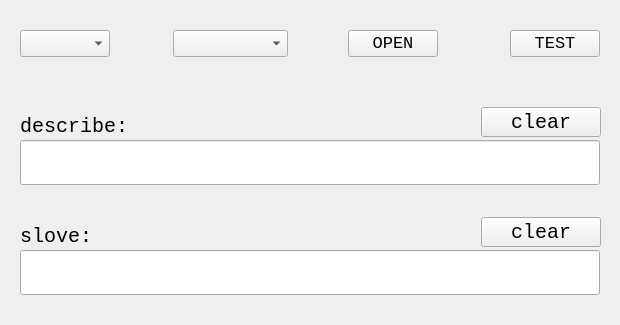
<?xml version="1.0" encoding="UTF-8"?>
<ui version="4.0">
 <class>WidgetClass</class>
 <widget class="QWidget" name="WidgetClass">
  <property name="geometry">
   <rect>
    <x>0</x>
    <y>0</y>
    <width>620</width>
    <height>325</height>
   </rect>
  </property>
  <property name="minimumSize">
   <size>
    <width>620</width>
    <height>325</height>
   </size>
  </property>
  <property name="maximumSize">
   <size>
    <width>620</width>
    <height>325</height>
   </size>
  </property>
  <property name="font">
   <font>
    <pointsize>12</pointsize>
   </font>
  </property>
  <property name="windowTitle">
   <string>Widget</string>
  </property>
  <widget class="QPushButton" name="pushButton_open_com">
   <property name="geometry">
    <rect>
     <x>348</x>
     <y>30</y>
     <width>90</width>
     <height>27</height>
    </rect>
   </property>
   <property name="font">
    <font>
     <family>Consolas</family>
     <pointsize>13</pointsize>
    </font>
   </property>
   <property name="text">
    <string>OPEN</string>
   </property>
  </widget>
  <widget class="QPushButton" name="pushButton_test_network">
   <property name="geometry">
    <rect>
     <x>510</x>
     <y>30</y>
     <width>90</width>
     <height>27</height>
    </rect>
   </property>
   <property name="font">
    <font>
     <family>Consolas</family>
     <pointsize>13</pointsize>
    </font>
   </property>
   <property name="text">
    <string>TEST</string>
   </property>
  </widget>
  <widget class="QPushButton" name="pushButton_clear_discr">
   <property name="geometry">
    <rect>
     <x>481</x>
     <y>107</y>
     <width>120</width>
     <height>30</height>
    </rect>
   </property>
   <property name="font">
    <font>
     <family>Consolas</family>
     <pointsize>15</pointsize>
    </font>
   </property>
   <property name="text">
    <string>clear</string>
   </property>
  </widget>
  <widget class="QPushButton" name="pushButton_clear_sloving">
   <property name="geometry">
    <rect>
     <x>481</x>
     <y>217</y>
     <width>120</width>
     <height>30</height>
    </rect>
   </property>
   <property name="font">
    <font>
     <family>Consolas</family>
     <pointsize>15</pointsize>
    </font>
   </property>
   <property name="text">
    <string>clear</string>
   </property>
  </widget>
  <widget class="QComboBox" name="combo_port_num">
   <property name="geometry">
    <rect>
     <x>20</x>
     <y>30</y>
     <width>90</width>
     <height>27</height>
    </rect>
   </property>
   <property name="font">
    <font>
     <family>Consolas</family>
     <pointsize>16</pointsize>
    </font>
   </property>
  </widget>
  <widget class="QComboBox" name="combo_baudrate">
   <property name="geometry">
    <rect>
     <x>173</x>
     <y>30</y>
     <width>115</width>
     <height>27</height>
    </rect>
   </property>
   <property name="font">
    <font>
     <family>Consolas</family>
     <pointsize>15</pointsize>
    </font>
   </property>
  </widget>
  <widget class="QLabel" name="label">
   <property name="geometry">
    <rect>
     <x>20</x>
     <y>114</y>
     <width>130</width>
     <height>25</height>
    </rect>
   </property>
   <property name="font">
    <font>
     <family>Consolas</family>
     <pointsize>15</pointsize>
    </font>
   </property>
   <property name="text">
    <string>describe:</string>
   </property>
  </widget>
  <widget class="QLabel" name="label_2">
   <property name="geometry">
    <rect>
     <x>20</x>
     <y>224</y>
     <width>85</width>
     <height>25</height>
    </rect>
   </property>
   <property name="font">
    <font>
     <family>Consolas</family>
     <pointsize>15</pointsize>
    </font>
   </property>
   <property name="text">
    <string>slove:</string>
   </property>
  </widget>
  <widget class="QLineEdit" name="lineEdit_discr">
   <property name="geometry">
    <rect>
     <x>20</x>
     <y>140</y>
     <width>580</width>
     <height>45</height>
    </rect>
   </property>
  </widget>
  <widget class="QLineEdit" name="lineEdit_sloving">
   <property name="geometry">
    <rect>
     <x>20</x>
     <y>250</y>
     <width>580</width>
     <height>45</height>
    </rect>
   </property>
   <property name="font">
    <font>
     <pointsize>7</pointsize>
    </font>
   </property>
  </widget>
 </widget>
 <layoutdefault spacing="6" margin="11"/>
 <resources>
  <include location="Widget.qrc"/>
 </resources>
 <connections/>
</ui>
